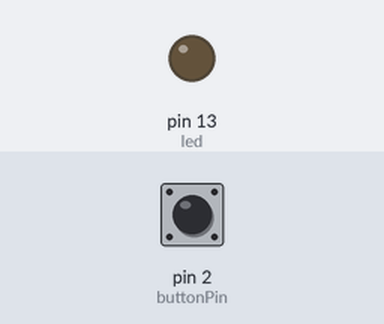
A sketch run on a simulated Arduino Uno, built with avr-gcc and run on an emulated ATmega328P. On the bench: output pins drawn as LEDs (lit = HIGH). The test bench sets the inputs (shaded band); at power-on: pin 2 (buttonPin) LOW. What the sketch prints to the serial monitor is not drawn.

Above: at 2.8 s.
2.9 s: pin 2 (buttonPin) pulled HIGH for 1.2 s
At 4.4 s:
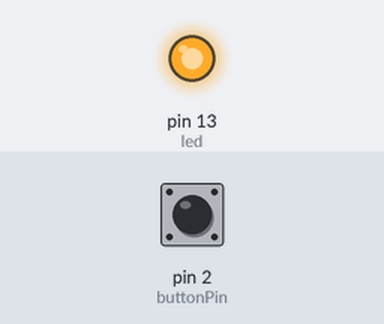
6.5 s: pin 2 (buttonPin) pulled HIGH for 3.2 s
At 10.9 s:
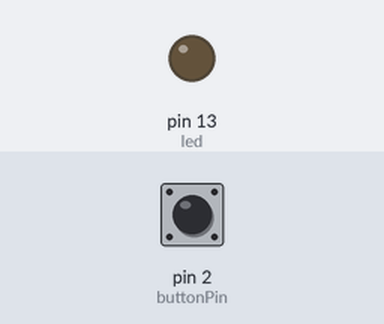
Timing chart, 0 to 12.4 s (numbered marks = the images above; inputs shaded):
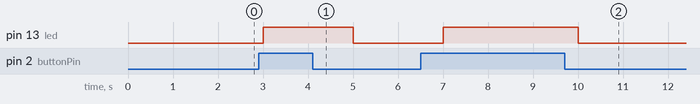

Measured:
- after the input at 2.9 s, pin 13 (led): LOW → HIGH after 0.10 s, → LOW 2.0 s later
- after the input at 6.5 s, pin 13 (led): LOW → HIGH after 0.50 s, → LOW 3.0 s later

The sketch:

Switch_LED_Test-01-09-16.ino
```cpp
const int buttonPin = 2;
const int led =  13;
int buttonState = 0;

void setup() {
  pinMode (led, OUTPUT);
  pinMode(buttonPin, INPUT);
  Serial.begin(9600);
}

void loop() {

  buttonState = digitalRead(buttonPin);
  if (buttonState == HIGH) {
    setRemoteState(0X5);
    digitalWrite(led, HIGH);
    delay(1000);
  } else {
    setRemoteState(0X4);
    digitalWrite(led, LOW);
    delay(1000);
  }
}

void setRemoteState(char value) {

  Serial.write(0X7E);
  Serial.write((byte)0x0);
  Serial.write(0X10);
  Serial.write(0X17);
  Serial.write((byte)0x0);
  Serial.write((byte)0x0);
  Serial.write((byte)0x0);
  Serial.write((byte)0x0);
  Serial.write((byte)0x0);
  Serial.write((byte)0x0);
  Serial.write((byte)0x0);
  Serial.write(0xFF);
  Serial.write(0XFF);
  Serial.write(0XFF);
  Serial.write(0XFE);
  Serial.write(0X02);
  Serial.write('D');
  Serial.write('4');
  Serial.write(value);
  long sum = 0X17 + 0XFF + 0XFF + 0XFF + 0XFE + 0X02 + 'D' + '4' + value;
  Serial.write( 0XFF - (sum & 0XFF));
}
```
